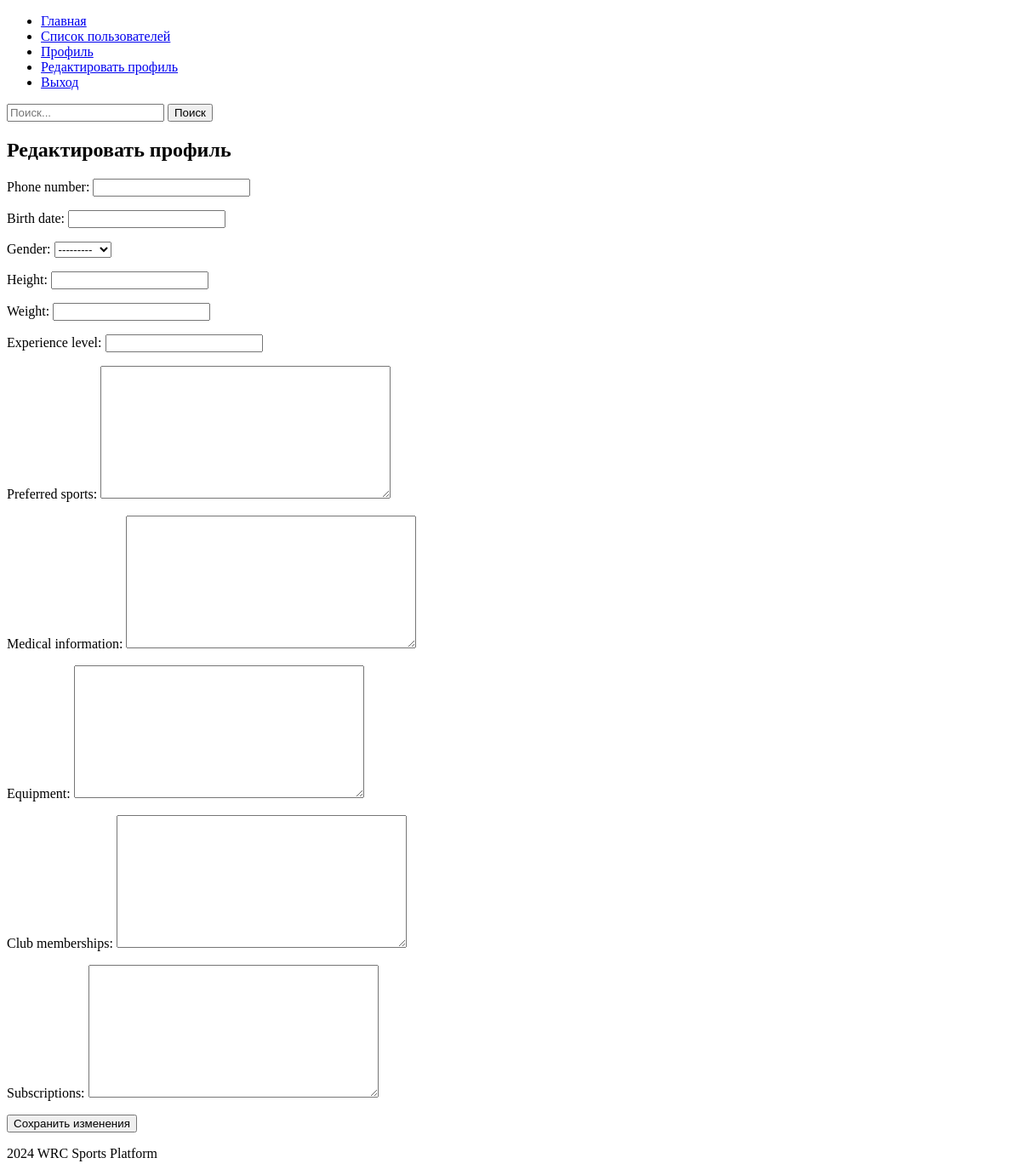
Page /users/edit_profile/ (signed in) on the earlier database version.
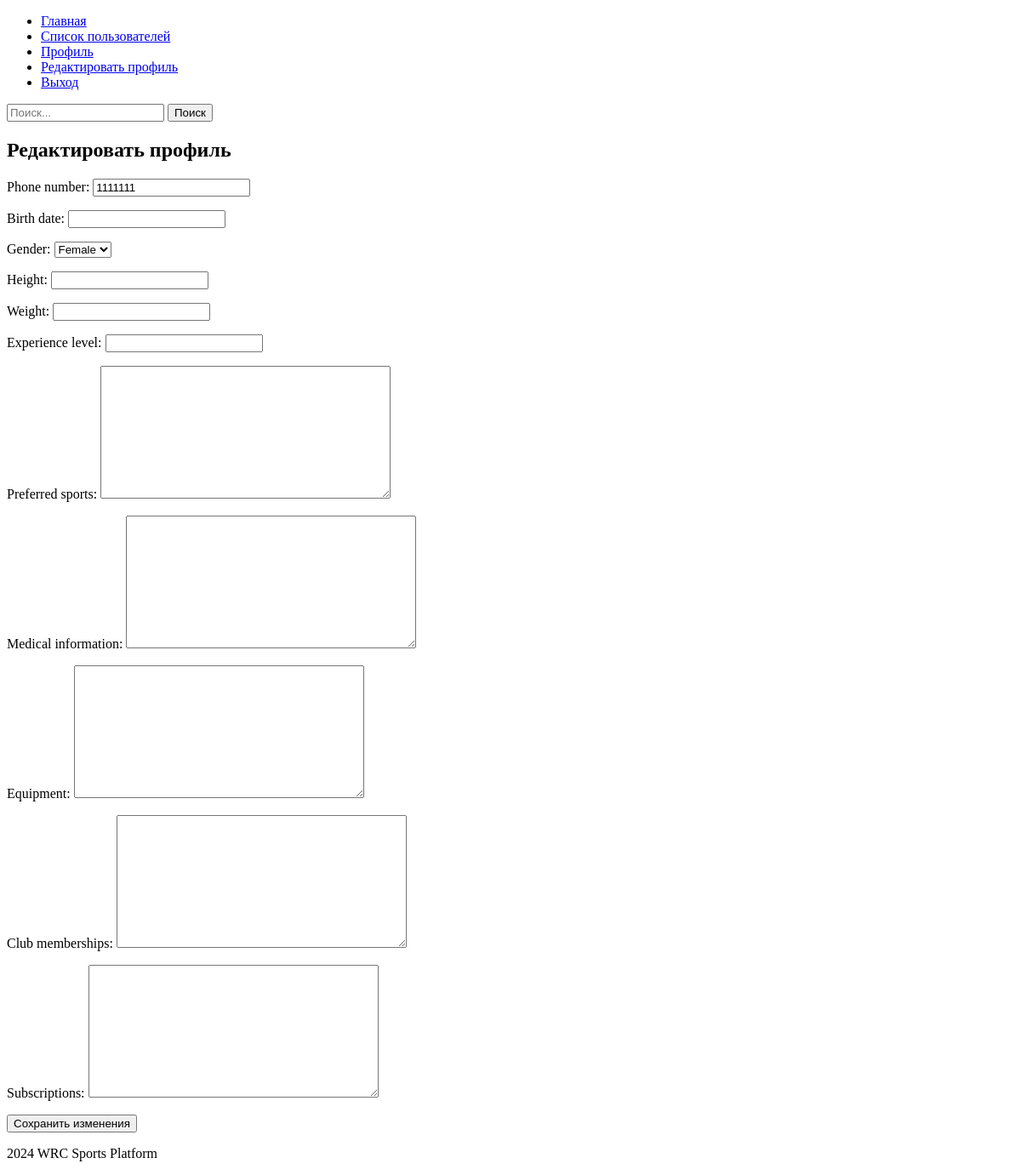
Same page on the later database version.
### users/models.py (models this page shows, shortened)
class UserProfile(models.Model):
    user = models.OneToOneField(settings.AUTH_USER_MODEL, on_delete=models.CASCADE)
    phone_number = models.CharField(max_length=15, blank=True, default='')
    email = models.EmailField(blank=True, null=True)
    address = models.TextField(blank=True, default='')
    birth_date = models.DateField(blank=True, null=True)
    gender = models.CharField(max_length=10, choices=[('male', 'Male'), ('female', 'Female')], blank=True, default='')
    height = models.DecimalField(max_digits=5, decimal_places=2, null=True, blank=True)
    weight = models.DecimalField(max_digits=5, decimal_places=2, null=True, blank=True)
    experience_level = models.CharField(max_length=50, blank=True, default='')
    preferred_sports = models.TextField(blank=True, default='')
    participation_history = models.TextField(blank=True, default='')
    coaching_details = models.TextField(blank=True, default='')
    medical_information = models.TextField(blank=True, default='')
    equipment = models.TextField(blank=True, default='')
    club_memberships = models.TextField(blank=True, default='')
    subscriptions = models.TextField(blank=True, default='')
    privacy_settings = models.JSONField(blank=True, default=default_privacy_settings)
    receive_newsletters = models.BooleanField(default=True)
    public_profile = models.BooleanField(default=False)

### users/views.py (the view)
# urls.py: path('edit_profile/', views.edit_profile, name='edit_profile'),
@login_required
def edit_profile(request):
    try:
        profile = request.user.userprofile
    except UserProfile.DoesNotExist:
        profile = UserProfile(user=request.user)
    if request.method == 'POST':
        form = UserProfileUpdateForm(request.POST, request.FILES, instance=profile)
        if form.is_valid():
            form.save()
            return redirect('users:profile')
    else:
        form = UserProfileUpdateForm(instance=profile)
    context = {'form': form}
    return render(request, 'users/edit_profile.html', context)

### users/forms.py
class UserProfileUpdateForm(forms.ModelForm):
    class Meta:
        model = UserProfile
        fields = [
            'phone_number',
            'birth_date',
            'gender',
            'height',
            'weight',
            'experience_level',
            'preferred_sports',
            'medical_information',
            'equipment',
            'club_memberships',
            'subscriptions'
        ]

### users/templates/users/edit_profile.html (shortened to what this page needs)
{% extends 'base.html' %}
{% block content %}
<h2>Редактировать профиль</h2>
<form method="post" enctype="multipart/form-data">
    {{ form.as_p }}
    <button type="submit">Сохранить изменения</button>
</form>
{% endblock content %}

Differences in the rows shown:
changed UserProfile: phone_number (not shown) → "1111111"; gender "---------" → "Female"
